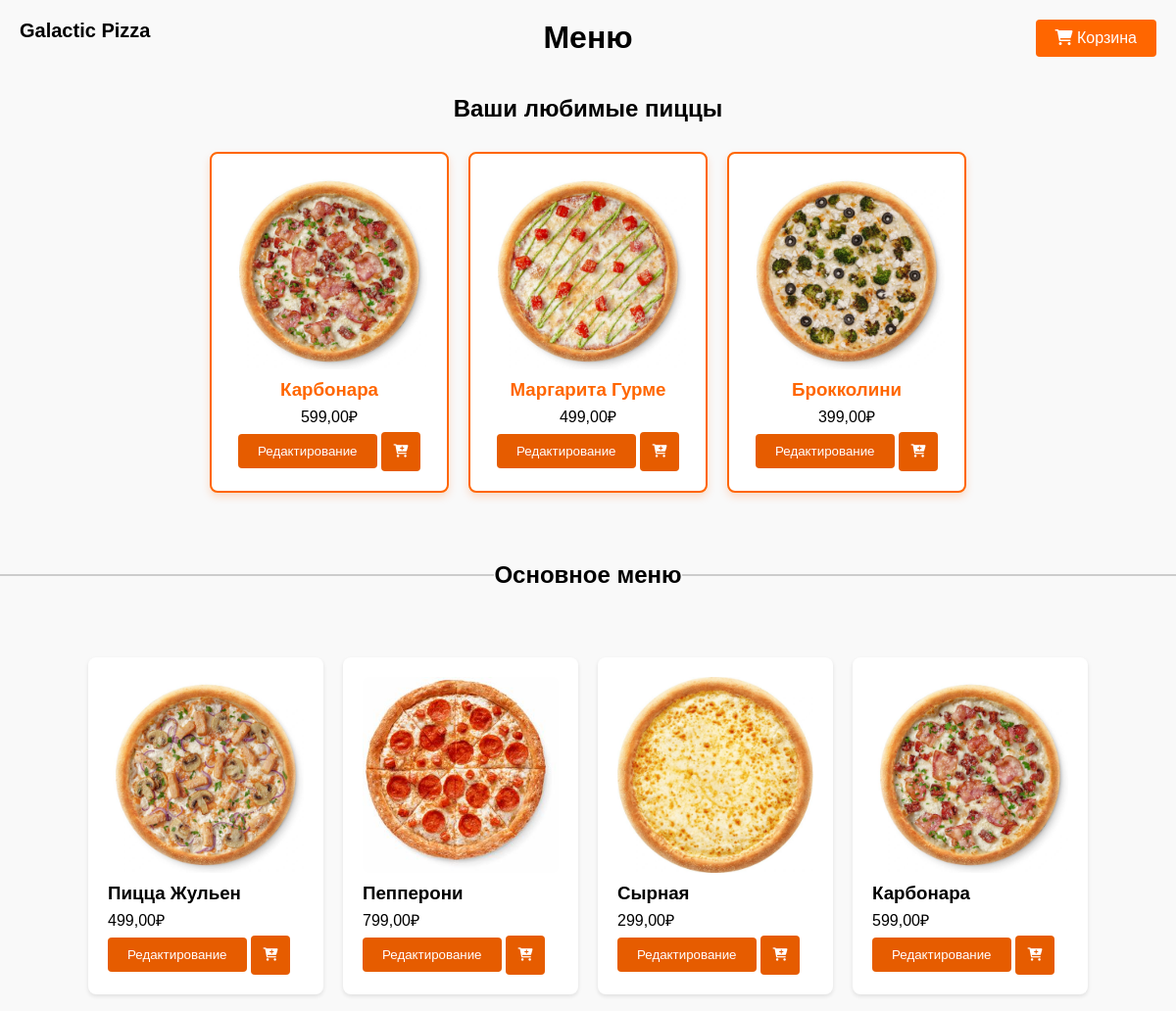
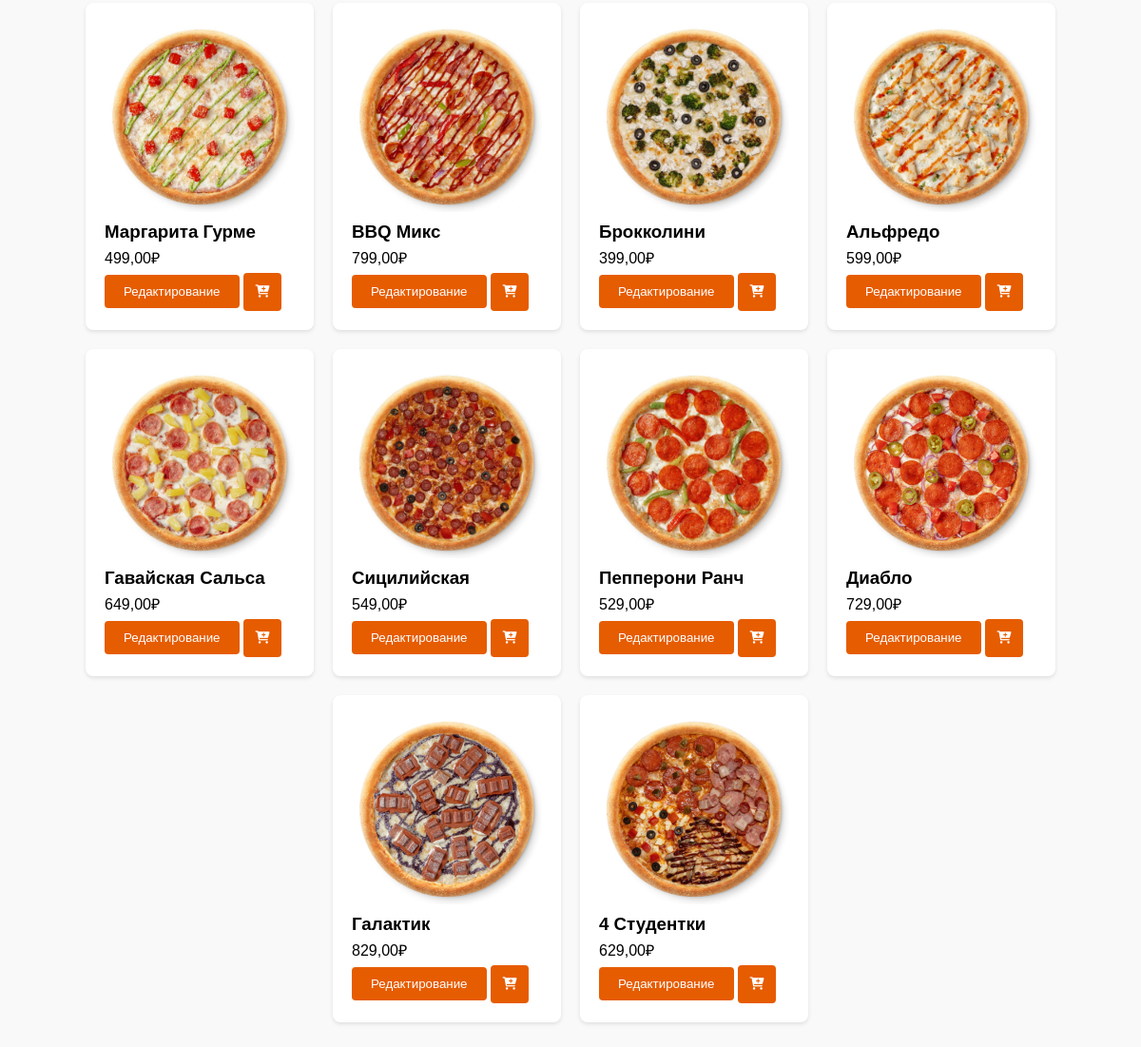
The app's page /pizza/ (signed in) with its own data (2 pictures, top to bottom).
### main/models.py (models this page shows, shortened)
class Pizza(models.Model):
    name = models.CharField(max_length=100, verbose_name='Название')
    image = models.ImageField(upload_to='pizza_images', verbose_name='Изображение')
    price = models.DecimalField(max_digits=6, decimal_places=2, verbose_name='Цена')
    description = models.TextField(verbose_name='Описание', default='Описание пиццы')
    ingredients = models.ManyToManyField('Ingredient', blank=True, verbose_name='Ингредиенты')
    class Meta:
        verbose_name = 'Пицца'
        verbose_name_plural = 'Пиццы'

### main/views.py (the view)
# urls.py: path('pizza/', views.pizza_list, name='pizza_list'),
@login_required
def pizza_list(request):
    pizzas = Pizza.objects.all()
    ingredients = Ingredient.objects.all()
    user = request.user
    pizza_counts = (
        OrderItem.objects.filter(order__user=user)
        .values('pizza')
        .annotate(pizza_count=Count('pizza'))
        .order_by('-pizza_count')[:4]
    )
    favorite_pizzas = [Pizza.objects.get(pk=pizza['pizza']) for pizza in pizza_counts]
    return render(request, 'main/pizza.html', {
        'pizzas': pizzas,
        'ingredients': ingredients,
        'favorite_pizzas': favorite_pizzas
    })

### main/templates/main/pizza.html (shortened to what this page needs)
{% load static %}
<!DOCTYPE html>
<html lang="en">
<head>
    <link rel="stylesheet" href="{% static 'main/css/pizza.css' %}">
    <link rel="stylesheet" href="https://cdnjs.cloudflare.com/ajax/libs/font-awesome/6.0.0-beta3/css/all.min.css">
</head>
<body>
    <a href="/" class="pref">Galactic Pizza</a>
    <h1>Меню</h1>
    {% if favorite_pizzas %}
        <div class="favorite-pizzas-section">
            <h2>Ваши любимые пиццы</h2>
            <ul class="favorite-pizzas-list">
                {% for pizza in favorite_pizzas %}
                    <li class="favorite-pizza-item">
                        <img src="{{ pizza.image.url }}" alt="{{ pizza.name }}" class="pizza-image">
                        <div>
                            <h3>{{ pizza.name }}</h3>
                            <p>{{ pizza.price }}₽</p>
                            <button class="edit-btn" data-id="{{ pizza.id }}" data-name="{{ pizza.name }}" data-price="{{ pizza.price }}" data-image="{{ pizza.image.url }}" data-description="{{ pizza.description }}">Редактирование</button>
                            <button class="add-to-cart-btn" type="button" data-id="{{ pizza.id }}">
                                <i class="fas fa-cart-plus"></i>
                                <span class="cart-animation"></span>
                            </button>
                        </div>
                    </li>
                {% endfor %}
            </ul>
        </div>
    {% endif %}
    <div class="separator">
        <h2>Основное меню</h2>
    </div>
    <div class="pizza-container">
        <ul class="pizza-list">
            {% for pizza in pizzas %}
                <li class="pizza-item">
                    <img src="{{ pizza.image.url }}" alt="{{ pizza.name }}" class="pizza-image">
                    <div>
                        <h3>{{ pizza.name }}</h3>
                        <p>{{ pizza.price }}₽</p>
                        <button class="edit-btn" data-id="{{ pizza.id }}" data-name="{{ pizza.name }}" data-price="{{ pizza.price }}" data-image="{{ pizza.image.url }}" data-description="{{ pizza.description }}">Редактирование</button>
                        <button class="add-to-cart-btn" type="button" data-id="{{ pizza.id }}">
                            <i class="fas fa-cart-plus"></i>
                            <span class="cart-animation"></span>
                        </button>
                    </div>
                </li>
            {% endfor %}
        </ul>
    </div>
    <a href="{% url 'go_to_cart' %}" class="cart-btn"><i class="fas fa-shopping-cart"></i> Корзина</a>
</body>
</html>

### main/static/main/css/pizza.css (style rules this page uses)
body { font-family: Arial, sans-serif; margin: 0; padding: 0; background-color: #f9f9f9; }
h1 { text-align: center; margin-top: 20px; }
h2 { text-align: center; margin-top: 20px; }
ul { list-style-type: none; padding: 0; display: flex; flex-wrap: wrap; justify-content: center; }
li { background-color: #fff; box-shadow: 0 2px 4px rgba(0, 0, 0, 0.1); border-radius: 8px; margin: 10px; padding: 20px; width: calc(20% - 20px); max-width: 200px; }
img.pizza-image { display: block; width: 100%; height: auto; border-radius: 8px; margin-bottom: 10px; }
h3 { margin: 0; }
p { margin: 5px 0; }
button, .edit-btn { background-color: #e65c00; color: white; padding: 10px 20px; border: none; border-radius: 4px; cursor: pointer; transition: background-color 0.3s; }
.cart-btn { position: fixed; top: 20px; right: 20px; background-color: #ff6600; color: white; padding: 10px 20px; border: none; border-radius: 4px; text-decoration: none; transition: background-color 0.3s; }
.pref { position: fixed; top: 20px; left: 20px; font-size: 20px; font-weight: 900; color: #000; transition: .5s; text-decoration: none; }
.cart-animation { position: absolute; z-index: 1000; transition: transform 1s ease, opacity 1s ease; width: 50px; height: 50px; }
.edit-btn, .add-to-cart-btn { display: inline-block; vertical-align: middle; }
.add-to-cart-btn { padding: 10px 0; width: 40px; height: 40px; background-color: #e65c00; border: none; border-radius: 4px; cursor: pointer; transition: background-color 0.3s; position: relative; }
.add-to-cart-btn i { margin-right: 0; }
.favorite-pizzas-section { margin-top: 40px; text-align: center; }
.favorite-pizzas-list { display: flex; justify-content: center; flex-wrap: wrap; }
.favorite-pizza-item { border: 2px solid #ff6600; box-shadow: 0 4px 8px rgba(255, 102, 0, 0.2); }
.favorite-pizza-item h3 { color: #ff6600; }
.separator { width: 100%; display: flex; justify-content: center; align-items: center; margin: 40px 0; position: relative; }
.separator::before, .separator::after { content: ''; flex: 1; height: 2px; background-color: #ccc; }

### records on screen
Pizza: image (picture), name "Карбонара", price "599,00"
Pizza: image (picture), name "Маргарита Гурме", price "499,00"
Pizza: image (picture), name "Брокколини", price "399,00"
Pizza: image (picture), name "Пицца Жульен", price "499,00"
Pizza: image (picture), name "Пепперони", price "799,00"
Pizza: image (picture), name "Сырная", price "299,00"
Pizza: image (picture), name "BBQ Микс", price "799,00"
Pizza: image (picture), name "Альфредо", price "599,00"
Pizza: image (picture), name "Гавайская Сальса", price "649,00"
Pizza: image (picture), name "Сицилийская", price "549,00"
Pizza: image (picture), name "Пепперони Ранч", price "529,00"
Pizza: image (picture), name "Диабло", price "729,00"
Pizza: image (picture), name "Галактик", price "829,00"
Pizza: image (picture), name "4 Студентки", price "629,00"
